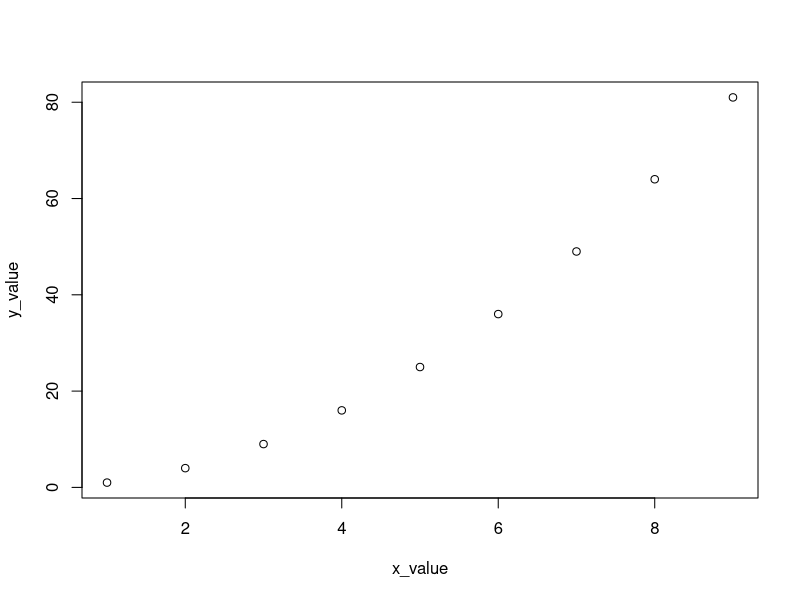

Write the R code that produced this figure.
#!/usr/bin/env Rscript

data <- read.csv("data.csv")

pdf(file="diagram.pdf")
with(data, plot(x=x_value, y=y_value))
dev.off()
